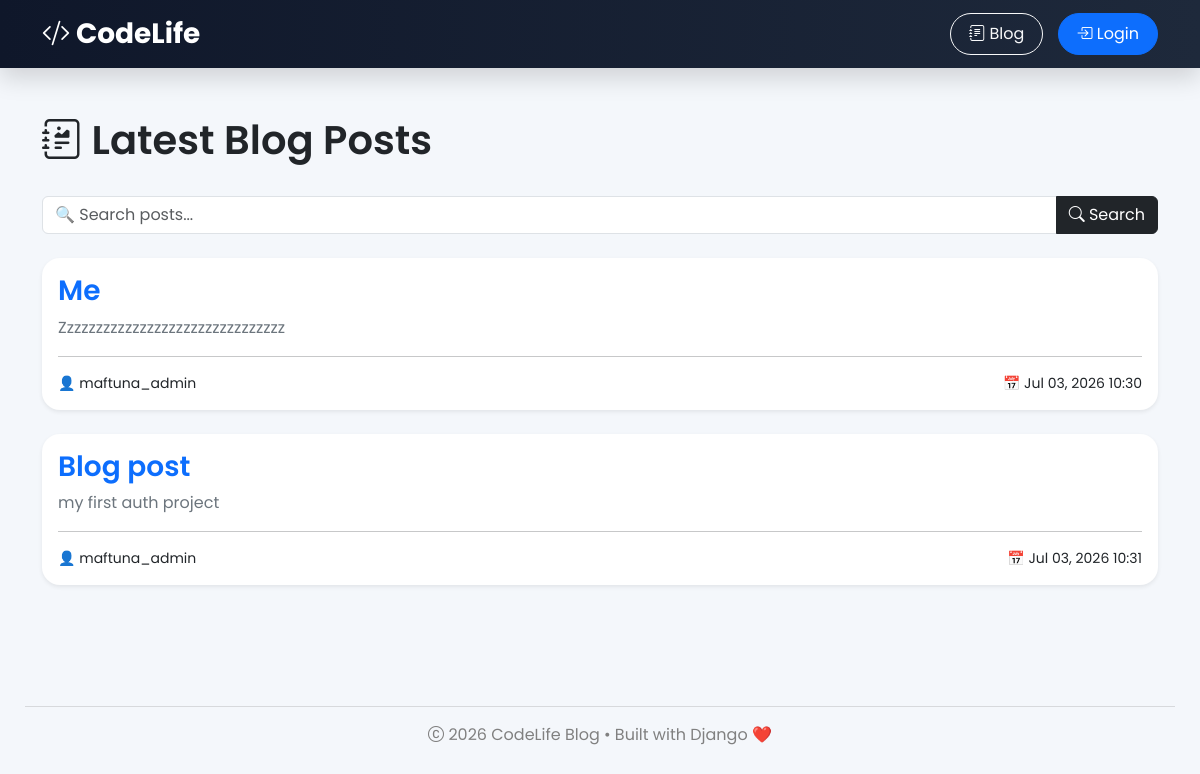
/blog/, run on an earlier commit of the app's database.
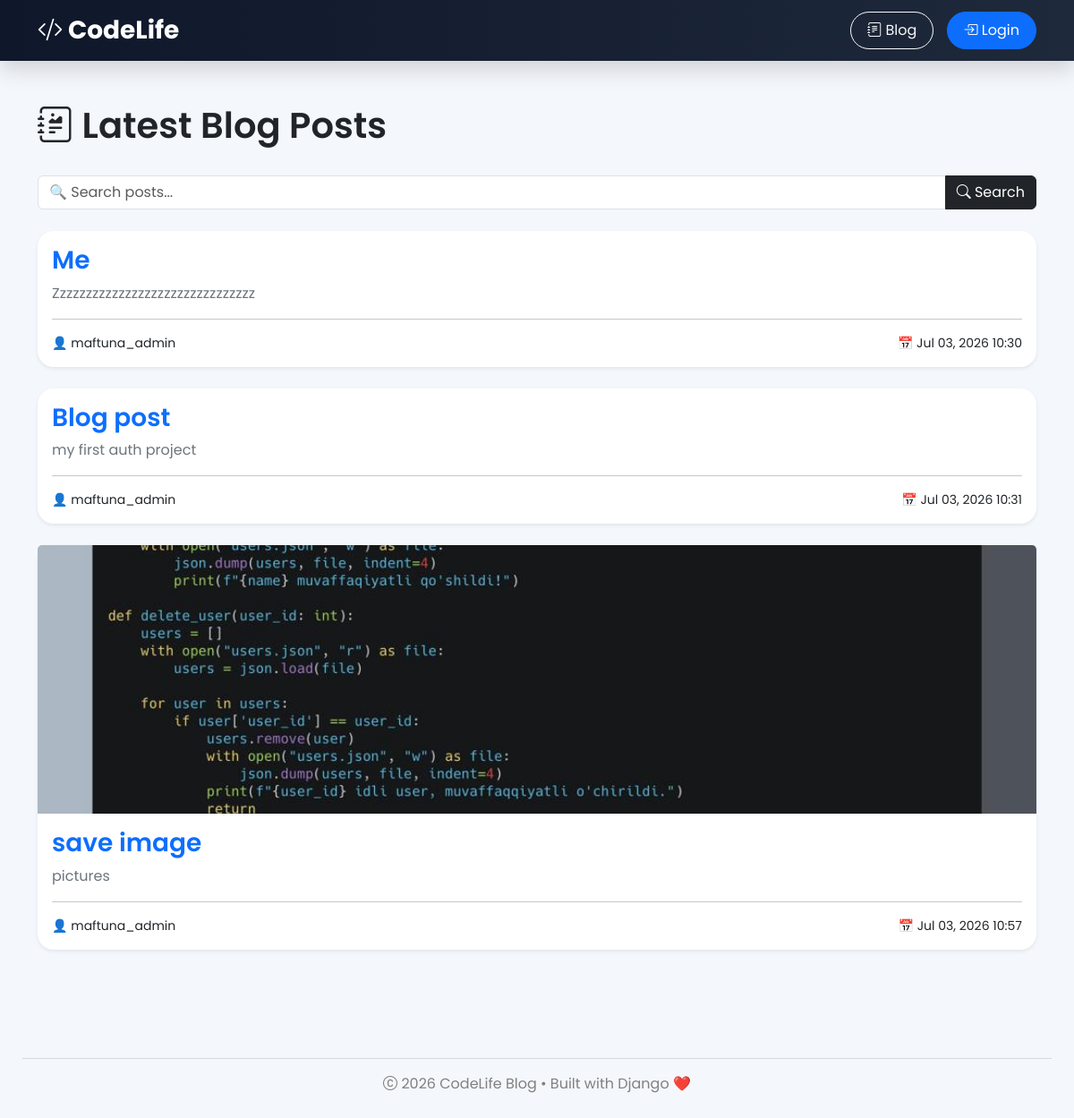
And on a later commit of the database.
### blog/models.py (models this page shows, shortened)
class Post(models.Model):
    title=models.CharField(max_length=200)
    content=models.TextField()
    author=models.ForeignKey(
        User,
        on_delete=models.CASCADE
    )
    created_at=models.DateTimeField(auto_now_add=True)

### blog/views.py (the view)
# urls.py: path("", views.post_list, name="post_list"),
def post_list(request):
    posts = Post.objects.all()
    context = {
        "posts": posts
    }
    return render(request, "blog/post_list.html", context)

### blog/templates/blog/post_list.html (shortened to what this page needs)
{% extends "base.html" %}
{% block content %}
<div class="d-flex justify-content-between align-items-center mb-4">
    <h1>
        <i class="bi bi-journal-richtext"></i>
        Latest Blog Posts
    </h1>
</div>
<form method="GET" class="mb-4">
    <div class="input-group">
        <input
            type="text"
            class="form-control"
            name="q"
            placeholder="🔍 Search posts..."
            value="{{ query|default:'' }}">
        <button class="btn btn-dark">
            <i class="bi bi-search"></i>
            Search
        </button>
    </div>
</form>
{% for post in posts %}
<div class="card shadow-sm mb-4">
    {% if post.image %}
    <img src="{{ post.image.url }}"
         class="card-img-top"
         style="height:300px; object-fit:cover;">
    {% endif %}
    <div class="card-body">
        <h3>
            <a href="{% url 'post_detail' post.pk %}"
               class="text-decoration-none">
                {{ post.title }}
            </a>
        </h3>
        <p class="text-secondary">
            {{ post.content|truncatewords:30 }}
        </p>
        <hr>
        <div class="d-flex justify-content-between">
            <small>
                👤 {{ post.author }}
            </small>
            <small>
                📅 {{ post.created_at|date:"M d, Y H:i" }}
            </small>
        </div>
    </div>
</div>
{% empty %}
<div class="alert alert-warning text-center">
    <h4>
        No posts found.
    </h4>
</div>
{% endfor %}
{% endblock %}

### templates/base.html (shortened to what this page needs)
<!DOCTYPE html>
<html lang="en">
<head>
    <link href="https://cdn.jsdelivr.net/npm/bootstrap@5.3.3/dist/css/bootstrap.min.css"
          rel="stylesheet">
    <link rel="stylesheet"
          href="https://cdn.jsdelivr.net/npm/bootstrap-icons@1.11.3/font/bootstrap-icons.min.css">
</head>
<body>
<nav class="navbar navbar-expand-lg navbar-dark">
<div class="container">
<a class="navbar-brand" href="/">
<i class="bi bi-code-slash"></i>
CodeLife
</a>
<div>
<a class="btn btn-outline-light nav-btn"
href="/blog/">
<i class="bi bi-journal-text"></i>
Blog
</a>
{% if user.is_authenticated %}
<a class="btn btn-success nav-btn"
href="/accounts/">
<i class="bi bi-speedometer2"></i>
Dashboard
</a>
<a class="btn btn-danger nav-btn"
href="/accounts/logout/">
<i class="bi bi-box-arrow-right"></i>
Logout
</a>
{% else %}
<a class="btn btn-primary nav-btn"
href="/accounts/login/">
<i class="bi bi-box-arrow-in-right"></i>
Login
</a>
{% endif %}
</div>
</div>
</nav>
<div class="container mt-5">
{% block content %}
{% endblock %}
</div>
<footer>
<hr>
<p>
<i class="bi bi-c-circle"></i>
2026 CodeLife Blog • Built with Django ❤️
</p>
</footer>
</body>
</html>

### templates/base.html (style rules this page uses)
body { background:#f4f7fb; font-family:'Poppins',sans-serif; }
.navbar { background:linear-gradient(90deg,#0f172a,#1e293b); box-shadow:0 10px 25px rgba(0,0,0,.15); }
.navbar-brand { font-size:28px; font-weight:700; }
.nav-btn { border-radius:50px; padding:8px 18px; margin-left:10px; }
.card { border:none; border-radius:18px; box-shadow:0 15px 35px rgba(0,0,0,.08); transition:.35s; }
a { text-decoration:none; }
h1,h2,h3 { font-weight:600; }
footer { margin-top:80px; padding:25px; text-align:center; color:gray; }

What changed in the data, as far as the page shows it:
added Post: image (picture), title "save image", content "pictures", author "maftuna_admin", created_at "Jul 03, 2026 10:57"
